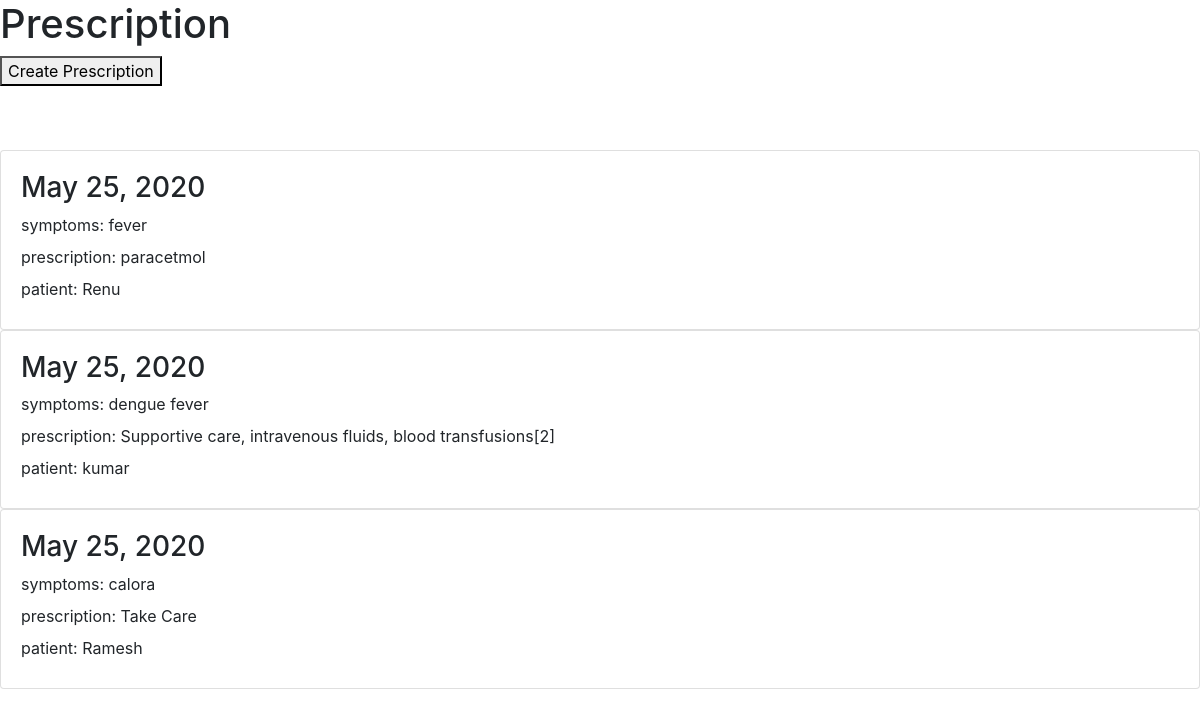
Screenshot of /Prescriptions/ with the database file from the repository.
### at/models.py (models this page shows, shortened)
class Prescription(models.Model):
    date=models.DateField(auto_now_add=True)
    symptoms=models.CharField(max_length=100)
    prescription=models.CharField(max_length=300)
    patient=models.CharField(max_length=200)

### at/views.py (the view)
# urls.py: path('Prescriptions/',views.Prescriptions,name='Prescriptions'),
def Prescriptions(request):
    prescription = Prescription.objects.all()
    return render(request,'Prescriptions.html',{"prescription": prescription})

### at/templates/Prescriptions.html (shortened to what this page needs)
<html>
    <link rel="stylesheet" href="https://stackpath.bootstrapcdn.com/bootstrap/4.3.1/css/bootstrap.min.css">
    <body>
        <h1>Prescription</h1>
        <form action="/CreatePrescription">
            <button>Create Prescription</button>
        </form>
            {% for Prescription in prescription %}
             <div class="card card-body">
                   <h3>{{Prescription.date}}</h3>
                    <label>symptoms:     {{Prescription.symptoms}}</label>
                  <label>prescription:     {{Prescription.prescription}}</label>
                  <label>patient:     {{Prescription.patient}}</label>
        </div>
            {% endfor %}
    </body>
</html>

### rows the page displays
Prescription: date "May 25, 2020", symptoms "fever", prescription "paracetmol", patient "Renu"
Prescription: date "May 25, 2020", symptoms "dengue fever", prescription "Supportive care, intravenous fluids, blood transfusions[2]", patient "kumar"
Prescription: date "May 25, 2020", symptoms "calora", prescription "Take Care", patient "Ramesh"
